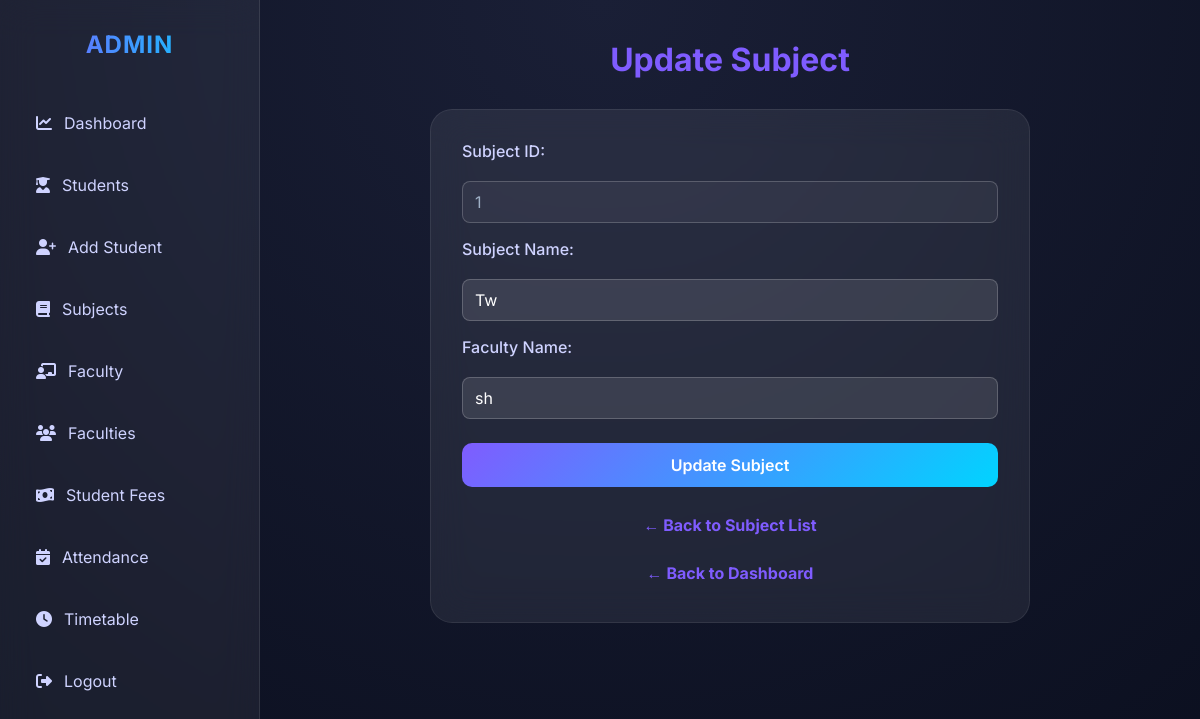
Screenshot of /course/1/edit/ (signed in) with the database file from the repository.
### course/models.py (models this page shows)
class courses(models.Model):
    subject_id = models.CharField(primary_key=True, max_length=10)
    subject_name = models.CharField(max_length=50)
    faculty_name = models.CharField(max_length=60, unique=True)

### STUDENT_MANAGEMENT_SYSTEM/views.py (the view, shortened to what this page needs)
# urls.py: path('course/<int:subject_id>/edit/', course_update, name='course_update'),
@login_required
@user_passes_test(lambda u: u.is_staff)
def course_update(request,subject_id):
    try:
        course = courses.objects.get(subject_id=subject_id)
    except courses.DoesNotExist:
        messages.error(request, 'Course not found.')
        return redirect('course_view')
    return render(request,"course_update.html",{'course':course})

### template/course_update.html (shortened to what this page needs)
<!DOCTYPE html>
<html lang="en">
<head>
    <link href="https://cdnjs.cloudflare.com/ajax/libs/font-awesome/6.5.0/css/all.min.css" rel="stylesheet">
</head>
<body>
    <div class="sidebar">
        <h2>ADMIN</h2>
        <ul>
            <li><a href="/admindashboard/"><i class="fas fa-chart-line"></i> Dashboard</a></li>
            <li><a href="{% url 'student_list' %}"><i class="fas fa-user-graduate"></i> Students</a></li>
            <li><a href="{% url 'student_create' %}"><i class="fas fa-user-plus"></i> Add Student</a></li>
            <li><a href="{% url 'course_add' %}"><i class="fas fa-book"></i> Subjects</a></li>
            <li><a href="{% url 'faculty_create' %}"><i class="fas fa-chalkboard-teacher"></i> Faculty</a></li>
            <li><a href="{% url 'faculty_list' %}"><i class="fas fa-users"></i> Faculties</a></li>
            <li><a href="{% url 'student_fees_list' %}"><i class="fas fa-money-bill-wave"></i> Student Fees</a></li>
            <li><a href="{% url 'attendance_list' %}"><i class="fas fa-calendar-check"></i> Attendance</a></li>
            <li><a href="{% url 'timetable' %}"><i class="fas fa-clock"></i> Timetable</a></li>
            <li><a href="{% url 'login' %}"><i class="fas fa-right-from-bracket"></i> Logout</a></li>
        </ul>
    </div>
    <div class="main">
        <h1>Update Subject</h1>
        <div class="container">
            <form action="" method="POST">
                <label for="subject_id">Subject ID:</label>
                <input type="text" id="subject_id" name="subject_id" value="{{ course.subject_id }}" readonly>
                <label for="subject_name">Subject Name:</label>
                <input type="text" id="subject_name" name="subject_name" value="{{ course.subject_name }}" required>
                <label for="faculty_name">Faculty Name:</label>
                <input type="text" id="faculty_name" name="faculty_name" value="{{ course.faculty_name }}" required>
                <input type="submit" value="Update Subject">
            </form>
            <div class="links-container">
                <a href="{% url 'course_view' %}">← Back to Subject List</a>
                <a href="{% url 'admin' %}">← Back to Dashboard</a>
            </div>
        </div>
    </div>
</body>
</html>

### template/course_update.html (style rules this page uses)
* { margin: 0; padding: 0; box-sizing: border-box; font-family: "Inter", sans-serif; }
body { min-height: 100vh; background: radial-gradient(circle at top, #1a1f36, #0b0f1f); color: #fff; display: flex; }
.sidebar { width: 260px; padding: 30px 20px; background: rgba(255, 255, 255, 0.06); backdrop-filter: blur(18px); border-right: 1px solid rgba(255,255,255,0.1); position: fixed; height: 100%; }
.sidebar h2 { text-align: center; font-weight: 700; letter-spacing: 1px; margin-bottom: 40px; background: linear-gradient(90deg, #7f5cff, #00d4ff); -webkit-background-clip: text; -webkit-text-fill-color: transparent; }
.sidebar ul { list-style: none; }
.sidebar ul li { margin: 14px 0; }
.sidebar ul li a { display: flex; align-items: center; gap: 12px; padding: 14px 16px; border-radius: 14px; color: #cfd3ff; text-decoration: none; transition: 0.4s; }
.main { margin-left: 260px; padding: 40px; width: 100%; }
h1 { text-align: center; color: #7f5cff; margin-bottom: 30px; font-size: 2em; }
.container { max-width: 600px; margin: 0 auto; background: rgba(255, 255, 255, 0.07); backdrop-filter: blur(18px); border-radius: 22px; box-shadow: inset 0 0 0 1px rgba(255,255,255,0.08); padding: 32px; }
form { display: flex; flex-direction: column; gap: 16px; }
label { font-weight: 500; color: #cfd3ff; margin-bottom: 4px; display: block; }
input[type="text"] { padding: 10px 12px; border-radius: 8px; border: 1px solid rgba(255,255,255,0.2); background: rgba(255, 255, 255, 0.1); color: #fff; font-size: 1rem; width: 100%; box-sizing: border-box; transition: all 0.3s ease; outline: none; }
input[type="text"]::placeholder { color: rgba(255,255,255,0.4); }
input[type="text"]:read-only { background: rgba(255, 255, 255, 0.05); cursor: not-allowed; color: #9fb0c6; }
input[type="submit"] { background: linear-gradient(135deg, #7f5cff, #00d4ff); color: #fff; border: none; border-radius: 10px; padding: 12px 0; font-size: 1rem; font-weight: 600; cursor: pointer; margin-top: 8px; transition: all 0.3s ease; }
.links-container { display: flex; flex-direction: column; gap: 12px; margin-top: 20px; }
.links-container a { display: block; color: #7f5cff; text-decoration: none; font-weight: bold; text-align: center; padding: 8px; border-radius: 4px; transition: all 0.3s ease; }

### rows the page displays
courses: subject_id "1", subject_name "Tw", faculty_name "sh"
